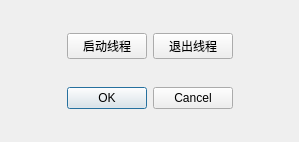
<?xml version="1.0" encoding="UTF-8"?>
<ui version="4.0">
 <class>CDialog</class>
 <widget class="QDialog" name="CDialog">
  <property name="geometry">
   <rect>
    <x>0</x>
    <y>0</y>
    <width>299</width>
    <height>142</height>
   </rect>
  </property>
  <property name="windowTitle">
   <string>Dialog</string>
  </property>
  <layout class="QGridLayout" name="gridLayout_2">
   <item row="1" column="0">
    <layout class="QHBoxLayout" name="horizontalLayout_2">
     <item>
      <widget class="QDialogButtonBox" name="buttonBox">
       <property name="orientation">
        <enum>Qt::Horizontal</enum>
       </property>
       <property name="standardButtons">
        <set>QDialogButtonBox::Cancel|QDialogButtonBox::Ok</set>
       </property>
       <property name="centerButtons">
        <bool>true</bool>
       </property>
      </widget>
     </item>
    </layout>
   </item>
   <item row="0" column="0">
    <layout class="QHBoxLayout" name="horizontalLayout">
     <item>
      <spacer name="horizontalSpacer">
       <property name="orientation">
        <enum>Qt::Horizontal</enum>
       </property>
       <property name="sizeHint" stdset="0">
        <size>
         <width>40</width>
         <height>20</height>
        </size>
       </property>
      </spacer>
     </item>
     <item>
      <widget class="QPushButton" name="btnStartThread">
       <property name="text">
        <string>启动线程</string>
       </property>
      </widget>
     </item>
     <item>
      <widget class="QPushButton" name="btnStopThread">
       <property name="text">
        <string>退出线程</string>
       </property>
      </widget>
     </item>
     <item>
      <spacer name="horizontalSpacer_2">
       <property name="orientation">
        <enum>Qt::Horizontal</enum>
       </property>
       <property name="sizeHint" stdset="0">
        <size>
         <width>40</width>
         <height>20</height>
        </size>
       </property>
      </spacer>
     </item>
    </layout>
   </item>
  </layout>
 </widget>
 <resources/>
 <connections>
  <connection>
   <sender>buttonBox</sender>
   <signal>accepted()</signal>
   <receiver>CDialog</receiver>
   <slot>accept()</slot>
   <hints>
    <hint type="sourcelabel">
     <x>248</x>
     <y>254</y>
    </hint>
    <hint type="destinationlabel">
     <x>157</x>
     <y>274</y>
    </hint>
   </hints>
  </connection>
  <connection>
   <sender>buttonBox</sender>
   <signal>rejected()</signal>
   <receiver>CDialog</receiver>
   <slot>reject()</slot>
   <hints>
    <hint type="sourcelabel">
     <x>316</x>
     <y>260</y>
    </hint>
    <hint type="destinationlabel">
     <x>286</x>
     <y>274</y>
    </hint>
   </hints>
  </connection>
 </connections>
</ui>
